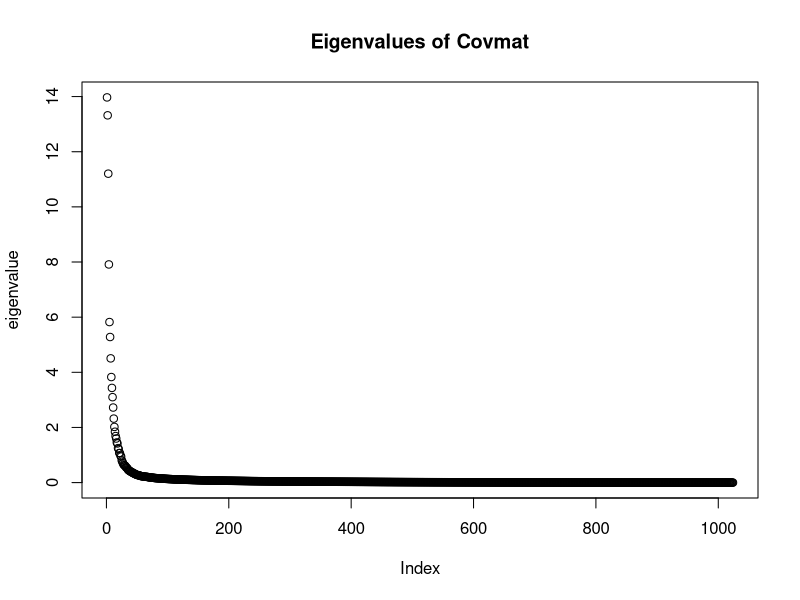

Write the R code that produced this figure. (Note: this script raises an error after producing the figure.)
digitdata<-read.csv("data.csv", sep=" ", header=FALSE)
library("lattice")
covdigit=cov(data.matrix(digitdata))
eigendigit=eigen(covdigit)
plot(eigendigit$values, ylab="eigenvalue", main="Eigenvalues of Covmat")

eigenvectors<-read.csv("eigenvectors.csv", sep=" ", header=FALSE)
output=matrix(nrow=1934, ncol=64)
output=data.matrix(digitdata)%*%data.matrix(eigendigit$vectors[, c(1:64)])
write.table(output, file="trainingData.csv", row.names=FALSE, col.names=FALSE, eol="\n")
write.table(eigendigit$vectors[, c(1:64)], file="eigenvectors.csv", row.names=FALSE, col.names=FALSE, eol="\n")
